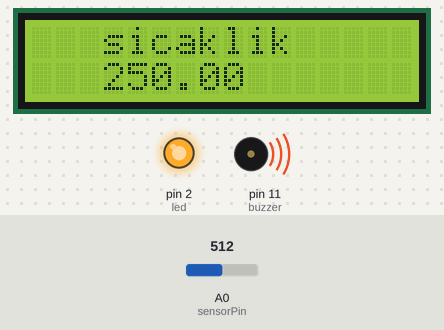
Recording of a sketch running on a simulated Arduino Uno, built with avr-gcc and run on an emulated ATmega328P. On the bench: 16×2 character LCD, output pins drawn as LEDs (lit = HIGH), buzzer (waves = sounding, pin HIGH). The test bench sets the inputs (shaded band); at power-on: A0 (sensorPin) = 512.

Above: at 1.2 s.
1.3 s: A0 (sensorPin) set to 53
At 1.9 s:
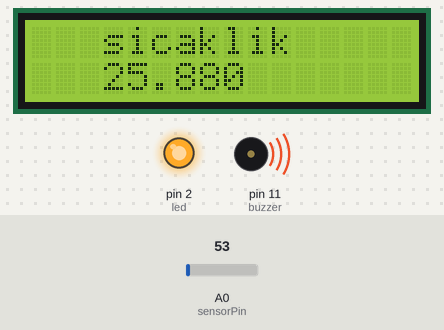
2.8 s: A0 (sensorPin) set to 43
At 3.1 s:
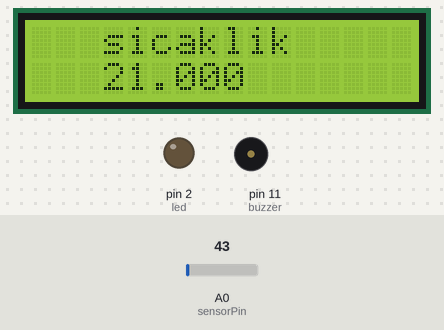
4.3 s: A0 (sensorPin) set to 14
At 5.5 s:
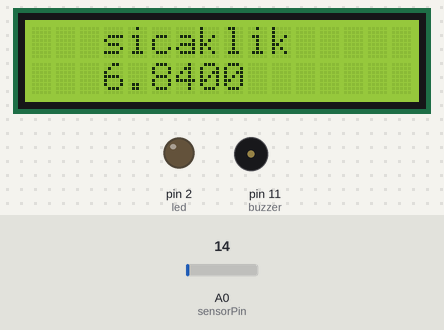
Timing chart, 0 to 7.3 s (numbered marks = the images above; inputs shaded):
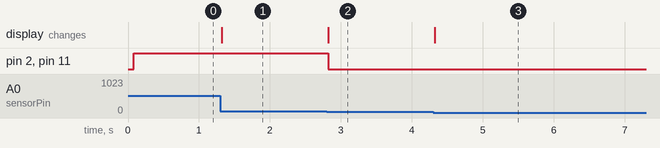

Measured:
- the behaviour switches between 50 and 49 on A0 (sensorPin) (found by bisection; images 1 and 2)
- after the input at 1.3 s, the display: changes at once (image 1)
- after the input at 2.8 s, pin 2 (led), pin 11 (buzzer): HIGH → LOW at once; the display: changes at once (image 2)
- after the input at 4.3 s, the display: changes at once (image 3)

The sketch:

yangin-alarmi.ino
```cpp
#include <LiquidCrystal_I2C.h>

#include<Wire.h>

LiquidCrystal_I2C lcd(0x27,16,2);

int sensorPin=A0;
int sensorDeger = 0;
float gerilim = 0;
float sicaklik = 0;
int buzzer = 11;
int led = 2;
void setup() {

  lcd.init();
  lcd.backlight();
  pinMode(buzzer,OUTPUT);
  pinMode(led,OUTPUT);

}

void loop() {

  sensorDeger = analogRead(sensorPin);
  gerilim=(sensorDeger/1024.0)*5000.0;
  sicaklik = gerilim/10.0;
  lcd.setCursor(3,0);
  lcd.print("sicaklik");
  lcd.setCursor(3,1);
  lcd.print(sicaklik);
  if(sicaklik > 24){
    digitalWrite(buzzer,HIGH);
    digitalWrite(led,HIGH);
  }else{
    digitalWrite(buzzer,LOW);
    digitalWrite(led,LOW);
  }

}
```
